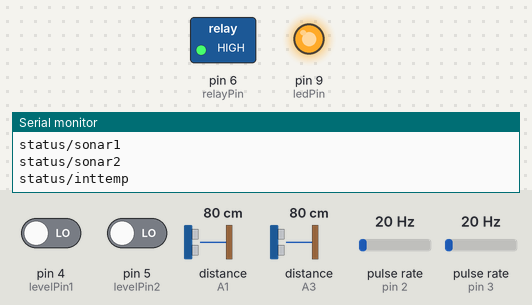
A sketch run on a simulated Arduino Nano, built with avr-gcc and run on an emulated ATmega328P. Shown: switched loads named in the sketch (green lamp = pin HIGH), output pins drawn as LEDs (lit = HIGH), the last lines printed to the serial monitor. Wiring (inferred from the names in the program): 2 × pulse sensor: data pin 2 / data pin 3. The test bench sets the inputs (shaded band); at power-on: pin 4 (levelPin1) LOW, pin 5 (levelPin2) LOW, distance to the obstacle (sensors on A1, A3) 80 cm, pulse rate (sensors on pin 2, pin 3) 20 Hz.

Above: at 2.4 s.
At 60.6 s:
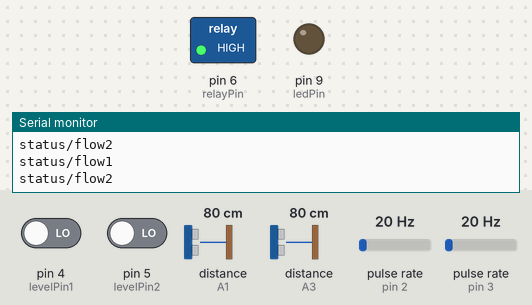
Timing chart, 0 to 62.0 s (numbered marks = the images above):
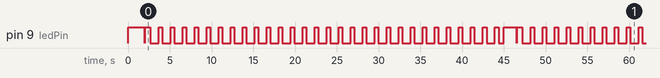

Measured:
- by itself, pin 9 (ledPin): moves between LOW and HIGH, repeating every 46.0 s
- by itself, everything shown: repeats every 46.0 s, in 64 steps

The sketch:

Ulepito.ino
```cpp
#include <NewPing.h>
#include <SoftwareSerial.h>
#include <SoftEasyTransfer.h>

/*
Level Jack 3.5 common wire the (0) pin of the jack
Flow rate Jack 3.5 (0)<->(0) (middle)<->(+5) (Top)<->(Data)
*/

struct DATA_STRUCTURE {
	char topic[100];
	byte payload[100];
	unsigned int length;
	byte flag;
	byte dummy;
};

DATA_STRUCTURE rxdata;
DATA_STRUCTURE txdata;
SoftEasyTransfer ETin, ETout;

SoftwareSerial mySerial(7, 8);
NewPing sonar1(A0, A1, 200);
NewPing sonar2(A2, A3, 200);

//-------PINS--------------
const int relayPin = 6;
const int flowSensorPin1 = 2;
const int flowSensorPin2 = 3;
const int levelPin1 = 4;
const int levelPin2 = 5;
const int ledPin = 9;
//-------------------------
volatile long flowRpm1;
volatile long flowRpm2;

volatile long oldFlowRpm1;
volatile long oldFlowRpm2;

unsigned long sonar1Val;
unsigned long sonar2Val;

unsigned long oldsonar1Val;
unsigned long oldsonar2Val;

int oldLevel1Status;
int oldLevel2Status;

long lastMillis;
long lastPingMillis;

void rpm1()     //This is the function that the interupt calls
{
	flowRpm1++;  //This function measures the rising and falling edge of the 	hall effect sensors signal
}

void rpm2()     //This is the function that the interupt calls
{
	flowRpm2++;  //This function measures the rising and falling edge of the 	hall effect sensors signal
}

void pumpOn()
{
	digitalWrite(relayPin, LOW);
	Send("status/pump", "ON");
	flowRpm1 = 0;
	flowRpm2 = 0;
}

void pumpOff()
{
	digitalWrite(relayPin, HIGH);
	Send("status/pump", "OFF");
}

void setup()
{
	pinMode(relayPin, OUTPUT);
	pinMode(ledPin, OUTPUT);
	pinMode(levelPin1, INPUT);
	pinMode(levelPin2, INPUT);
	digitalWrite(ledPin, HIGH);

	Serial.begin(9600);
	mySerial.begin(9600);
	//start the library, pass in the data details and the name of the serial port.
	ETin.begin(details(rxdata), &mySerial);
	ETout.begin(details(txdata), &mySerial);


	pumpOff();
	attachInterrupt(digitalPinToInterrupt(flowSensorPin1), rpm1, RISING);
	attachInterrupt(digitalPinToInterrupt(flowSensorPin2), rpm2, RISING);

	// delay startup until esp started
	Send("Status", "Started");
	SendAll();
	sei();
}

void loop()
{
	if (ETin.receiveData())
	{
		Serial.println(rxdata.topic);
		Serial.println((char*)rxdata.payload);
		Serial.println(rxdata.length);
		if (strcmp(rxdata.topic, "start") == 0)
		{
			SendAll();
		}
		if (strcmp(rxdata.topic, "pump") == 0) {
			Serial.println("changing");
			if (rxdata.payload[0] == '1')
			{
				pumpOn();
			}
			else
			{
				pumpOff();
			}
		}
	}
	if (millis() - lastPingMillis > 1000 || millis() < lastPingMillis)
	{

		if (oldFlowRpm1 != flowRpm1)
		{
			Send("status/flow1", flowRpm1);
			oldFlowRpm1 = flowRpm1;
		}

		if (oldFlowRpm2 != flowRpm2)
		{
			Send("status/flow2", flowRpm2);
			oldFlowRpm2 = flowRpm2;
		}

		//sonar1Val = sonar1.ping_cm();
		//sonar2Val = sonar2.ping_cm();

		//if (sonar1Val != oldsonar1Val)
		//{
		//	Send("status/sonar1", sonar1Val);
		//	oldsonar1Val = sonar1Val;
		//}
		//if (sonar2Val != oldsonar2Val)
		//{
		//	Send("status/sonar2", sonar2Val);
		//	oldsonar2Val = sonar2Val;
		//}

		if (oldLevel1Status != digitalRead(levelPin1))
		{
			if (digitalRead(levelPin1) == HIGH)
				Send("status/level1", "ON");
			else
				Send("status/level1", "OFF");
			oldLevel1Status = digitalRead(levelPin1);
		}

		if (oldLevel2Status != digitalRead(levelPin2))
		{
			if (digitalRead(levelPin2) == HIGH)
				Send("status/level2", "ON");
			else
				Send("status/level2", "OFF");
			oldLevel2Status = digitalRead(levelPin2);
		}
		lastPingMillis = millis();
	}

	if (millis() - lastMillis > 45000 || millis() < lastMillis)
	{
		SendAll();
		lastMillis = millis();
	}

	/* add main program code here */

}

void SendAll()
{
	Serial.println(flowRpm1);
	Serial.println(flowRpm2);
	Send("status/flow1", flowRpm1);
	Send("status/flow2", flowRpm2);
	if (digitalRead(levelPin1) == HIGH)
		Send("status/level1", "ON");
	else
		Send("status/level1", "OFF");
	if (digitalRead(levelPin2) == HIGH)
		Send("status/level2", "ON");
	else
		Send("status/level2", "OFF");

	if (digitalRead(relayPin) == HIGH)
		Send("status/pump", "OFF");
	else
		Send("status/pump", "ON");

	Send("status/sonar1", sonar1.ping_cm());
	Send("status/sonar2", sonar2.ping_cm());
	Send("status/inttemp", (int)GetTemp());
}

void Send(char* topic, char* payload)
{
	digitalWrite(ledPin, HIGH);
	txdata.length = strlen(payload);
	strcpy(txdata.topic, topic);
	memcpy(txdata.payload, payload, txdata.length + 1);
	ETout.sendData();
	digitalWrite(ledPin, LOW);
}

void Send(char* topic, int payload)
{
	char intStr[3];
	itoa(payload, intStr, 10);
	Send(topic, intStr);
	Serial.println(topic);
}

double GetTemp(void)
{
	unsigned int wADC;
	double t;

	// The internal temperature has to be used
	// with the internal reference of 1.1V.
	// Channel 8 can not be selected with
	// the analogRead function yet.

	// Set the internal reference and mux.
	ADMUX = (_BV(REFS1) | _BV(REFS0) | _BV(MUX3));
	ADCSRA |= _BV(ADEN);  // enable the ADC

	delay(20);            // wait for voltages to become stable.

	ADCSRA |= _BV(ADSC);  // Start the ADC

						  // Detect end-of-conversion
	while (bit_is_set(ADCSRA, ADSC));

	// Reading register "ADCW" takes care of how to read ADCL and ADCH.
	wADC = ADCW;

	// The offset of 324.31 could be wrong. It is just an indication.
	t = (wADC - 324.31) / 1.22;

	// The returned temperature is in degrees Celsius.
	return (t);
}
```
